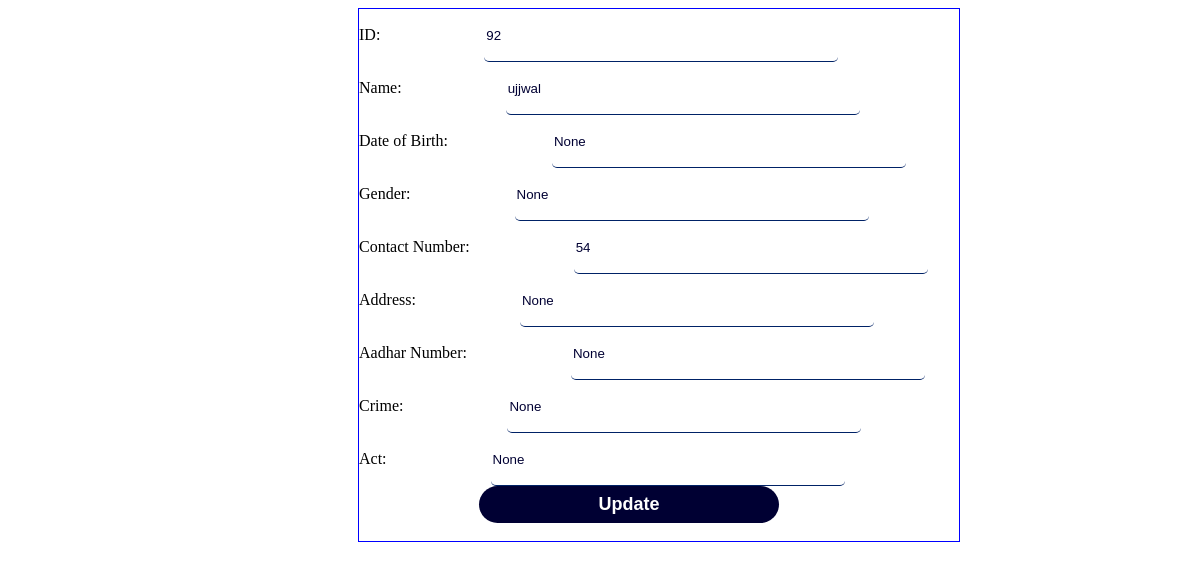
The app's page /update1/92 with its own data.
### tables this page shows
CREATE TABLE "users" (
	`id`	INTEGER NOT NULL PRIMARY KEY AUTOINCREMENT UNIQUE,
	`name`	TEXT NOT NULL,
	`dob`	TEXT,
	`gender`	TEXT,
	`contact`	INTEGER,
	`address`	TEXT,
	`aadhar`	INTEGER,
	`crime`	TEXT,
	`act`	TEXT,
	`created`	INTEGER
);

### app.py (the view)
@app.route('/update1/<id>')
def update1(id):
    print(id)
    con = sqlite3.connect("database.db")
    con.row_factory = sqlite3.Row
    cur = con.cursor()
    cur.execute("SELECT * from users WHERE id=?", [id])
    results = cur.fetchall()
    con.commit()
    print("done")
    return render_template('update.html', rows=results)

### templates/update.html (shortened to what this page needs)
<!DOCTYPE html>
<html lang="en">
<head>
</head>
<body>
    <form class="form_area" action="{{ url_for('upd')}}" method="post">
        {% for row in rows %}
        ID: <input type="text" value="{{row['id']}}" name="id"><br>
        Name: <input type="text" value="{{row['name']}}" name="name"><br>
        Date of Birth: <input type="text" value="{{row['dob']}}" name="dob"><br>
        Gender: <input type="text" value="{{row['gender']}}" name="gender"><br>
        Contact Number: <input type="text" value="{{row['contact']}}" name="contact"><br>
        Address: <input type="text" value="{{row['address']}}" name="address"><br>
        Aadhar Number: <input type="text" value="{{row['aadhar']}}" name="aadhar"><br>
        Crime: <input type="text" value="{{row['crime']}}" name="crime"><br>
        Act: <input type="text" value="{{row['act']}}" name="act"><br>
        <button type="submit" >Update</button>
        <br><br>
        {% endfor %}
    </form>
</body>
</html>

### templates/update.html (style rules this page uses)
.form_area { margin-left:350px; border: 1px solid blue; width:600px; }
.form_area input[type=text], .form_area input[type=date], .form_area input[type=password], .form_area select { margin-left:100px; height:50px; width:350px; color:#000033; border:black; border-bottom:1px solid #002266; border-radius:5px; }
.form_area button { border:none; height:37px; outline:none; color:#ffffff; font-size:18px; background-color:#000033; cursor:pointer; font-weight:bold; border-radius:20px; text-decoration:none; margin-left:120px; width:300px; }

### records on screen
users: id "92", name "ujjwal", dob "None", gender "None", contact "54", address "None", aadhar "None", crime "None", act "None"
